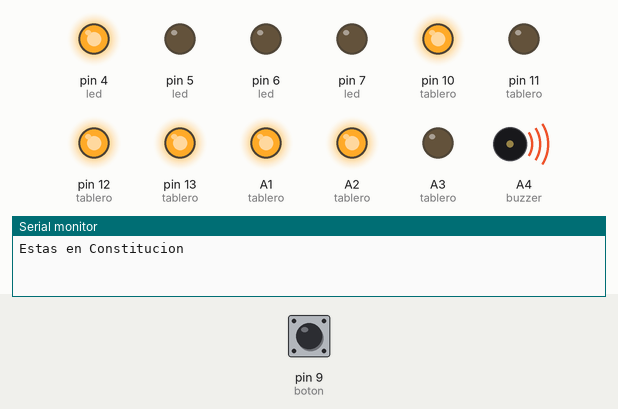
Bench run of a sketch on a simulated Arduino Uno, built with avr-gcc and run on an emulated ATmega328P. Shown: output pins drawn as LEDs (lit = HIGH), buzzer (waves = sounding), the last lines printed to the serial monitor. Inputs (shaded band) come from the test bench; at power-on: pin 9 (boton) LOW.

Above: at 0.5 s.
At 2.0 s:
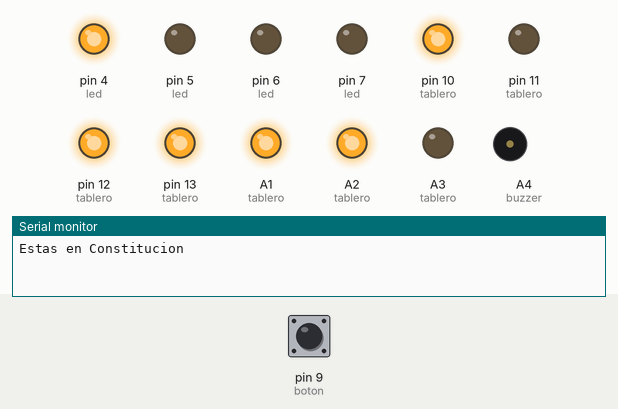
At 6.5 s:
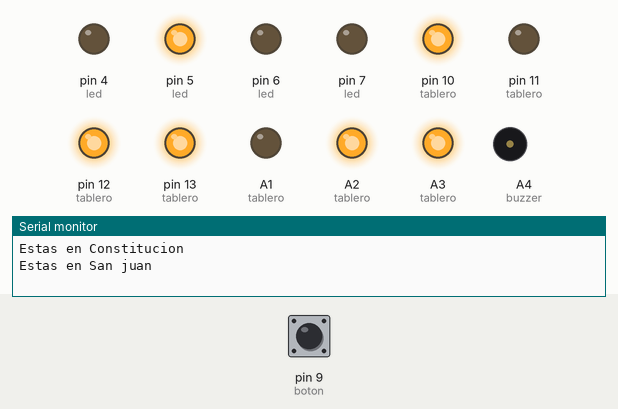
At 11.0 s:
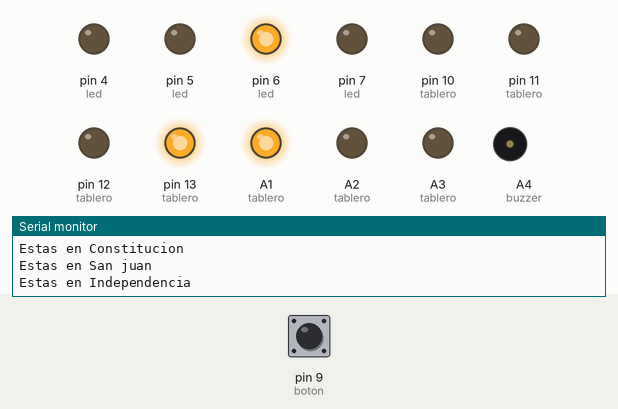
At 15.5 s:
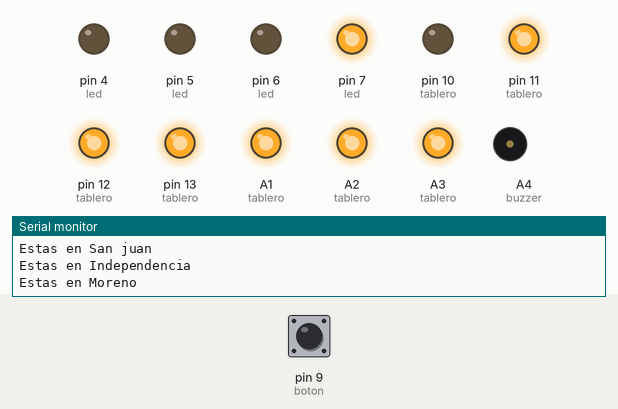
At 17.6 s:
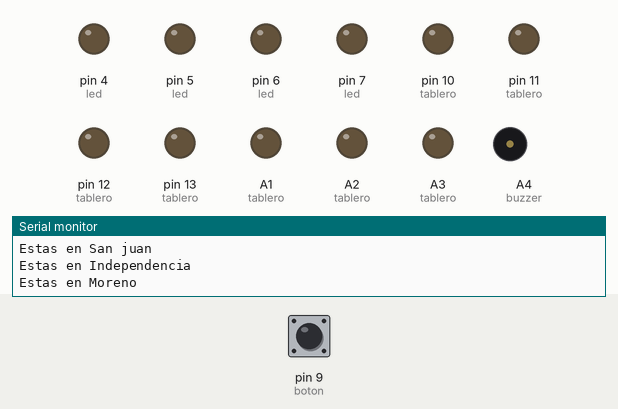
Timing chart, 0 to 23.7 s (numbered marks = the images above):
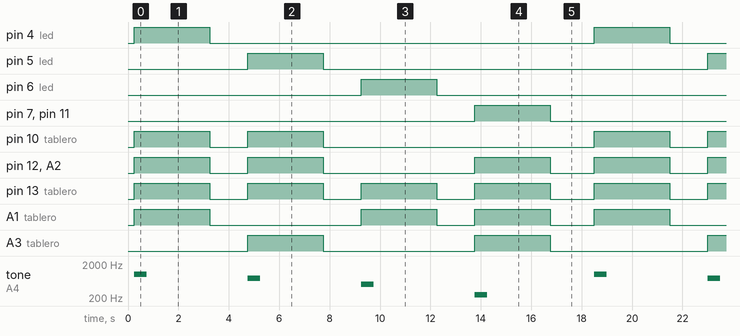

The sketch:

estacion_de_subte1__1_.ino
```cpp
#define a 12
#define b 13
#define c A1
#define d A2
#define e A3
#define f 11
#define g 10
#define led1 7
#define led2 6
#define led3 5
#define led4 4
#define boton 9
#define buzzer A4

int tablero[7] = {a, b, c, d, e, f, g};
int led[4] = {led4, led3, led2, led1};
bool bandera;

void setup(){
  for(int i = 0; i < 7; i++){
  	pinMode(tablero[i], OUTPUT);
    if(i < 4){
    	pinMode(led[i], OUTPUT);
    }
  }
  pinMode(boton, OUTPUT);
  pinMode(buzzer, OUTPUT);
  pinMode(boton, INPUT);
}

void high_low_led(int *luces, int *letras);
void numero_estaciones(int led, int *letras);
void luces_tablero(int A, int B, int C, int D, int E, int F, int G, int volumen);
void power_buzzer();
void imprimir_mensaje(String mensaje);


void loop(){
  int presiono = digitalRead(boton);
  Serial.begin(9600);
  delay(250);
  if(presiono == HIGH || bandera == false){
  	high_low_led(led, tablero);
    bandera = false;
  }
 }

void high_low_led(int *luces, int *letras){
  for(int i = 0; i < 4; i ++){
  	digitalWrite(luces[i], HIGH);
  	numero_estaciones(luces[i], letras);
  	digitalWrite(luces[i], LOW);
  	delay(1500);
  }
}

void numero_estaciones(int led, int *letras){
  switch(led){
    case 4:
    	imprimir_mensaje("Estas en Constitucion");
    	luces_tablero(letras[0], letras[1], letras[6], letras[2], letras[3], 0, 0, 1000);
    	break;
    case 5:
    	imprimir_mensaje("Estas en San juan");
    	luces_tablero(letras[0], letras[1], letras[6], letras[4], letras[3], 0, 0, 750);
    	break;
    case 6:
    	imprimir_mensaje("Estas en Independencia");
        luces_tablero(letras[1], letras[2], 0, 0, 0, 0, 0, 500);
    	break;
    case 7:
    	imprimir_mensaje("Estas en Moreno");
      	luces_tablero(letras[1], letras[2], letras[3], letras[4], letras[5], letras[0], 0, 250);
      	break;
  }
}

void luces_tablero(int A, int B, int C, int D, int E, int F, int G, int volumen){
  digitalWrite(A, HIGH);
  digitalWrite(B, HIGH);
  digitalWrite(C, HIGH);
  digitalWrite(D, HIGH);
  digitalWrite(E, HIGH);
  digitalWrite(F, HIGH);
  digitalWrite(G, HIGH);
  power_buzzer(volumen);
  delay(2500);
  digitalWrite(A, LOW);
  digitalWrite(B, LOW);
  digitalWrite(C, LOW);
  digitalWrite(D, LOW);
  digitalWrite(E, LOW);
  digitalWrite(F, LOW);
  digitalWrite(G, LOW);
}

void power_buzzer(int vol){
  //Emite sonido para ayudar a los no videntes saber en que color esta el semaforo
    tone(buzzer, vol);
    delay(500);
  	noTone(buzzer);
  }

void imprimir_mensaje(String mensaje){
	Serial.println(mensaje);
}
```

Measured:
- by itself, pin 4 (led), pin 5 (led), pin 6 (led), pin 7 (led), pin 11 (tablero): alternates HIGH for 3.0 s and LOW for 15.3 s
- by itself, pin 10 (tablero): repeats every 18.3 s: LOW 1.5 s, HIGH 3.0 s, LOW 10.8 s, HIGH 3.0 s
- by itself, pin 12 (tablero), A2 (tablero): repeats every 18.3 s: LOW 1.5 s, HIGH 3.0 s, LOW 6.0 s, HIGH 3.0 s, LOW 1.8 s, HIGH 3.0 s
- by itself, pin 13 (tablero): alternates HIGH for 3.0 s and LOW for 1.5 s
- by itself, A1 (tablero): repeats every 18.3 s: LOW 6.0 s, HIGH 3.0 s, LOW 1.5 s, HIGH 3.0 s, LOW 1.8 s, HIGH 3.0 s
- by itself, A3 (tablero): alternates HIGH for 3.0 s and LOW for 6.0 s
- by itself, tone on A4 (buzzer): repeats every 18.3 s: silent 4.0 s, 750 Hz 0.50 s, silent 4.0 s, 500 Hz 0.50 s, silent 4.0 s, 250 Hz 0.50 s, silent 4.3 s, 1000 Hz 0.50 s
